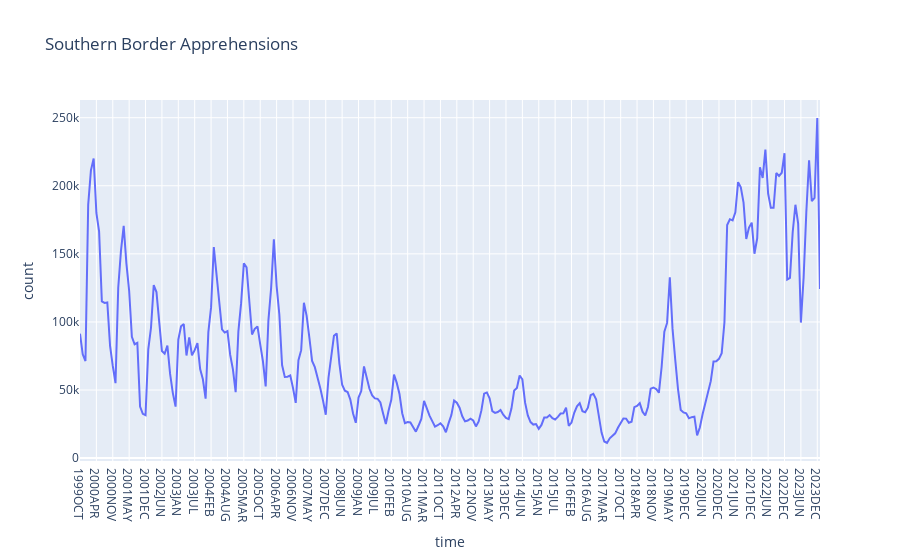

Write notebook code for a chart like this one.
### Code cell
query1 = """
SELECT year, month, SUM(count)
  FROM `us-border`.cbp_apprehensions_monthly
  WHERE sector = "Southwest Border"
    AND year < 2020
  GROUP BY year, month
  ORDER BY year, month ASC
"""

# todo, backfill above table from more recent table
query2 = """
SELECT `year`, `Month (abbv)`, SUM(`Encounter Count`)
  FROM `us-border`.nationwide_encounters_aor
  WHERE `Land Border Region` = "Southwest Land Border"
    AND `Encounter Type` <> "Inadmissibles"
    AND year >= 2020
  GROUP BY `year`, `Month (abbv)`
  ORDER BY `year`, `Month (abbv)`;
"""

cur.execute(query1)
rows1 = cur.fetchall()
cur.execute(query2)
rows2 = cur.fetchall()

rows = rows1 + rows2

df = pd.DataFrame(rows, columns=["year", "month", "count"])
df["time"] = df["year"] + df["month"]
# print(df)
fig = px.line(df, x="time", y="count", title='Southern Border Apprehensions')
# fig = fig.update_yaxes(color="#aa0000", mirror="all")

fig.show()

# df1 = pd.DataFrame(rows1, columns=["year", "month", "count"])
# df1["time"] = df1["year"] + df1["month"]
# # print(df1)
# fig1 = px.line(df1, x="time", y="count", title='Southern Border Apprehensions')
# fig1.show()

# df2 = pd.DataFrame(rows2, columns=["year", "month", "count"])
# df2["time"] = df2["year"] + df2["month"]
# # print(df2)
# fig2 = px.line(df2, x="time", y="count", title='Southern Border Apprehensions')
# fig2.show()

### Figure 1 — Plotly figure (JSON) as saved in the notebook; plotly's stock layout.template omitted (floating-point values rounded to 4 significant figures; data arrays with more than 128 entries replaced by an {"elided": "..."} marker saying what was removed)
{"data": [{"hovertemplate": "time=%{x}<br>count=%{y}<extra></extra>", "legendgroup": "", "line": {"color": "#636efa", "dash": "solid"}, "marker": {"symbol": "circle"}, "mode": "lines", "name": "", "orientation": "v", "showlegend": false, "type": "scatter", "x": {"elided": "272 str values"}, "xaxis": "x", "y": {"elided": "272 int values"}, "yaxis": "y"}], "layout": {"legend": {"tracegroupgap": 0}, "title": {"text": "Southern Border Apprehensions"}, "xaxis": {"anchor": "y", "domain": [0, 1], "title": {"text": "time"}}, "yaxis": {"anchor": "x", "domain": [0, 1], "title": {"text": "count"}}}}
